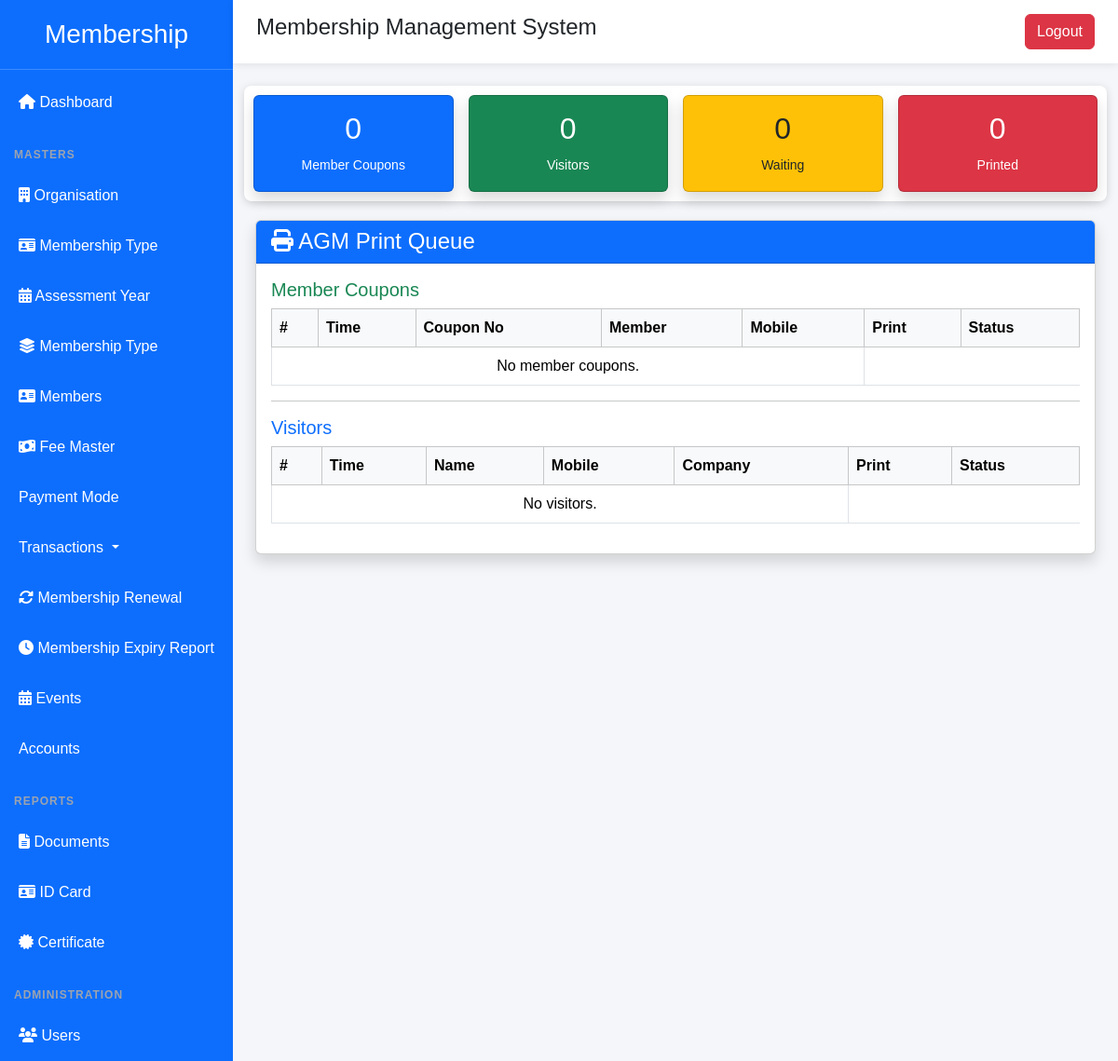
The page /events/print-queue/ (signed in) on the database as committed earlier.
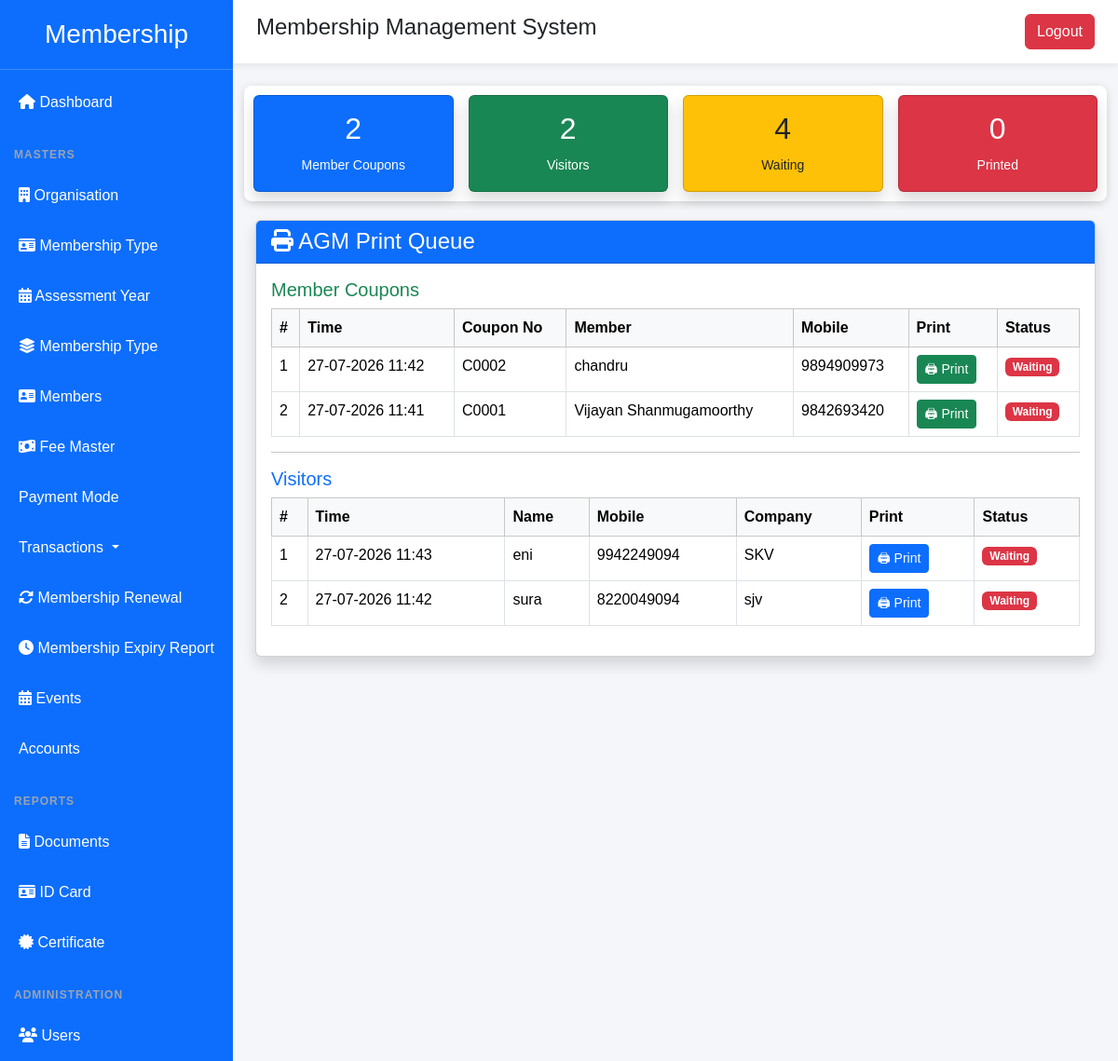
The same page on the database as committed later.
### events/models.py (models this page shows, shortened)
class EventCoupon(models.Model):
    coupon_no = models.CharField(
        max_length=20,
        unique=True,
        blank=True
    )
    event = models.ForeignKey(
        Event,
        on_delete=models.CASCADE,
        related_name="coupons"
    )
    attendance = models.OneToOneField(
        EventAttendance,
        on_delete=models.CASCADE,
        related_name="coupon"
    )
    lucky_draw_no = models.PositiveIntegerField(
        default=0
    )
    qr_code = models.ImageField(
        upload_to="coupon_qr/",
        blank=True,
        null=True
    )
    printed = models.BooleanField(default=False)
    is_winner = models.BooleanField(default=False)
    prize_name = models.CharField(
        max_length=200,
        blank=True
    )
    printed = models.BooleanField(
        default=False
    )
    printed_at = models.DateTimeField(
        null=True,
        blank=True
    )
    issued_at = models.DateTimeField(auto_now_add=True)
    class Meta:
        ordering = ["coupon_no"]

class EventAttendance(models.Model):
    ENTRY_TYPES = (
        ("MEMBER", "Member"),
        ("VISITOR", "Visitor"),
    )
    CHECKIN_METHODS = (
        ("QR", "QR Scan"),
        ("MANUAL", "Manual Entry"),
        ("ADMIN", "Admin Entry"),
    )
    STATUS = (
        ("PRESENT", "Present"),
        ("CANCELLED", "Cancelled"),
    )
    status = models.CharField(
        max_length=20,
        choices=STATUS,
        default="PRESENT",
    )
    event = models.ForeignKey(
        Event,
        on_delete=models.CASCADE,
        related_name="attendances"
    )
    member = models.ForeignKey(
        Member,
        on_delete=models.CASCADE,
        null=True,
        blank=True
    )
    entry_type = models.CharField(
        max_length=10,
        choices=ENTRY_TYPES,
        default="MEMBER"
    )
    checkin_method = models.CharField(
        max_length=10,
        choices=CHECKIN_METHODS,
        default="QR"
    )
    check_in_time = models.DateTimeField(
        auto_now_add=True
    )
    coupon_issued = models.BooleanField(
        default=False
    )
    remarks = models.TextField(
        blank=True
    )
    class Meta:
        ordering = ["-check_in_time"]
        constraints = [
            models.UniqueConstraint(
                fields=["event", "member"],
                name="unique_member_attendance_per_event"
            )
        ]

class EventVisitor(models.Model):
    event = models.ForeignKey(
        Event,
        on_delete=models.CASCADE,
        related_name="visitors"
    )
    visitor_name = models.CharField(
        max_length=200
    )
    mobile = models.CharField(
        max_length=15
    )
    company = models.CharField(
        max_length=200,
        blank=True
    )
    city = models.CharField(
        max_length=100,
        blank=True
    )
    email = models.EmailField(
        blank=True
    )
    referred_by = models.ForeignKey(
        Member,
        on_delete=models.SET_NULL,
        null=True,
        blank=True,
    )
    attendance = models.OneToOneField(
        EventAttendance,
        on_delete=models.CASCADE,
        null=True,
        blank=True
    )
    printed = models.BooleanField(
        default=False
    )
    printed_at = models.DateTimeField(
        null=True,
        blank=True
    )
    created_at = models.DateTimeField(
        auto_now_add=True
    )
    class Meta:
        ordering = ["-created_at"]
        constraints = [
            models.UniqueConstraint(
                fields=["event", "mobile"],
                name="unique_visitor_mobile_per_event"
            )
        ]

### membership/models.py (models this page shows, shortened)
class Member(models.Model):
    STATUS_CHOICES = (
        ("ACTIVE", "Active"),
        ("INACTIVE", "Inactive"),
        ("SUSPENDED", "Suspended"),
    )
    member_no = models.PositiveIntegerField(unique=True)
    membership_no = models.CharField(max_length=50, unique=True)
    joining_date = models.DateField()
    membership_valid_upto = models.DateField()
    organisation = models.ForeignKey(
        Organisation,
        on_delete=models.CASCADE,
    )
    assessment_year = models.ForeignKey(
    AssessmentYear,
    on_delete=models.CASCADE,
    null=True,
    blank=True,
)
    membership_type = models.ForeignKey(
    MembershipType,
    on_delete=models.PROTECT
)
    status = models.CharField(
        max_length=20,
        choices=STATUS_CHOICES,
        default="ACTIVE"
    )
    owner_name = models.CharField(max_length=200)
    company_name = models.CharField(max_length=200)
    brand_name = models.CharField(max_length=200, blank=True)
    photo = models.ImageField(upload_to="members/photos/", blank=True)
    company_logo = models.ImageField(upload_to="members/logo/", blank=True)
    mobile = models.CharField(max_length=15)
    whatsapp = models.CharField(max_length=15, blank=True)
    email = models.EmailField(blank=True)
    website = models.URLField(blank=True)
    ledger = models.ForeignKey(
        "Ledger",
        on_delete=models.SET_NULL,
        null=True,
        blank=True,
        related_name="member",
    )
    address = models.TextField()
    district = models.CharField(max_length=100)
    state = models.CharField(max_length=100)
    pincode = models.CharField(max_length=10)
    latitude = models.DecimalField(
        max_digits=10,
        decimal_places=7,
        null=True,
        blank=True
    )
    longitude = models.DecimalField(
        max_digits=10,
        decimal_places=7,
        null=True,
        blank=True
    )
    qr_code = models.ImageField(
        upload_to="members/qrcode/",
        blank=True,
        null=True,
    )
    gst_no = models.CharField(max_length=30, blank=True)
    fssai_no = models.CharField(max_length=30, blank=True)
    udyam_no = models.CharField(max_length=30, blank=True)
    factory_license_no = models.CharField(max_length=30, blank=True)
    do_license_no = models.CharField(max_length=30, blank=True)
    trade_license_no = models.CharField(max_length=30, blank=True)
    fire_noc_no = models.CharField(max_length=30, blank=True)
    pollution_no = models.CharField(max_length=30, blank=True)
    remarks = models.TextField(blank=True)
    created_at = models.DateTimeField(auto_now_add=True)
    updated_at = models.DateTimeField(auto_now=True)

### events/views.py (the view)
@login_required(login_url="login")
def print_queue(request):
    members = EventCoupon.objects.select_related(
        "attendance__member"
    ).order_by("-issued_at")
    visitors = EventVisitor.objects.order_by("-created_at")
    member_waiting = EventCoupon.objects.filter(printed=False).count()
    visitor_waiting = EventVisitor.objects.filter(printed=False).count()
    waiting_count = member_waiting + visitor_waiting
    member_printed = EventCoupon.objects.filter(printed=True).count()
    visitor_printed = EventVisitor.objects.filter(printed=True).count()
    printed_count = member_printed + visitor_printed
    return render(
        request,
        "events/print_queue.html",
        {
            "members": members,
            "visitors": visitors,
            "waiting_count": waiting_count,
            "printed_count": printed_count,
        }
    )

### events/templates/events/print_queue.html (shortened to what the changed rows need)
{% extends "membership/base.html" %}
{% load static %}
{% block content %}
 <div class="sticky-dashboard">
    <div class="row g-3">
        <div class="col-md-3">
            <div class="card bg-primary text-white shadow">
                <div class="card-body text-center">
                    <h2>{{ members.count }}</h2>
                    <small>Member Coupons</small>
                </div>
            </div>
        </div>
        <div class="col-md-3">
            <div class="card bg-success text-white shadow">
                <div class="card-body text-center">
                    <h2>{{ visitors.count }}</h2>
                    <small>Visitors</small>
                </div>
            </div>
        </div>
        <div class="col-md-3">
            <div class="card bg-warning text-dark shadow">
                <div class="card-body text-center">
                    <h2>{{ waiting_count }}</h2>
                    <small>Waiting</small>
                </div>
            </div>
        </div>
        <div class="col-md-3">
            <div class="card bg-danger text-white shadow">
                <div class="card-body text-center">
                    <h2>{{ printed_count }}</h2>
                </div>
            </div>
        </div>
    </div>
</div>
<div class="container-fluid mt-3">
    <div class="card shadow">
        <div class="card-body">
            <table class="table table-bordered table-hover">
                <thead class="table-light">
                    <tr>
                        <th>#</th>
                        <th>Time</th>
                        <th>Coupon No</th>
                        <th>Member</th>
                        <th>Mobile</th>
                        <th>Print</th>
                        <th>Status</th>
                    </tr>
                </thead>
                <tbody>
                {% for coupon in members %}
                    <tr>
                        <td>{{ forloop.counter }}</td>
                        <td>{{ coupon.issued_at|date:"d-m-Y H:i" }}</td>
                        <td>{{ coupon.coupon_no }}</td>
                        <td>{{ coupon.attendance.member.owner_name }}</td>
                        <td>{{ coupon.attendance.member.mobile }}</td>
                        <td>
                            <a href="{% url 'coupon_print' coupon.id %}?autoprint=1"
   target="_blank"
   class="btn btn-success btn-sm">
    🖨 Print
</a>
                        </td>
                        <td>
                            {% if coupon.printed %}
                                <span class="badge bg-success">Printed</span>
                            {% else %}
                                <span class="badge bg-danger">Waiting</span>
                            {% endif %}
                            </td>
                    </tr>
                {% empty %}
                    <tr>
                        <td colspan="5" class="text-center">
                            No member coupons.
                        </td>
                    </tr>
                {% endfor %}
                </tbody>
            </table>
            <table class="table table-bordered table-hover">
                <thead class="table-light">
                    <tr>
                        <th>#</th>
                        <th>Time</th>
                        <th>Name</th>
                        <th>Mobile</th>
                        <th>Company</th>
                        <th>Print</th>
                        <th>Status</th>
                    </tr>
                </thead>
                <tbody>
                {% for visitor in visitors %}
                    <tr>
                        <td>{{ forloop.counter }}</td>
                        <td>{{ visitor.created_at|date:"d-m-Y H:i" }}</td>
                        <td>{{ visitor.visitor_name }}</td>
                        <td>{{ visitor.mobile }}</td>
                        <td>{{ visitor.company }}</td>
                        <td>
                            <a href="{% url 'visitor_pass_print' visitor.id %}"
   target="_blank"
   class="btn btn-primary btn-sm">
    🖨 Print
</a>
                        </td>
                        <td>
{% if visitor.printed %}
    <span class="badge bg-success">Printed</span>
{% else %}
    <span class="badge bg-danger">Waiting</span>
{% endif %}
</td>
                    </tr>
                {% empty %}
                    <tr>
                        <td colspan="5" class="text-center">
                            No visitors.
                        </td>
                    </tr>
                {% endfor %}
                </tbody>
            </table>
        </div>
    </div>
</div>
{% endblock %}

Rows that differ between the two databases and show on the page:
added EventCoupon: issued_at "27-07-2026 11:42", coupon_no "C0002", attendance.member.owner_name "chandru", attendance.member.mobile "9894909973", printed "Waiting"
added EventCoupon: issued_at "27-07-2026 11:41", coupon_no "C0001", attendance.member.owner_name "Vijayan Shanmugamoorthy", attendance.member.mobile "9842693420", printed "Waiting"
added EventVisitor: created_at "27-07-2026 11:43", visitor_name "eni", mobile "9942249094", company "SKV", printed "Waiting"
added EventVisitor: created_at "27-07-2026 11:42", visitor_name "sura", mobile "8220049094", company "sjv", printed "Waiting"
Other text that changed with them:
{{ members.count }}: "0" → "2"
{{ visitors.count }}: "0" → "2"
{{ waiting_count }}: "0" → "4"
text no longer shown: "No member coupons. No visitors."
